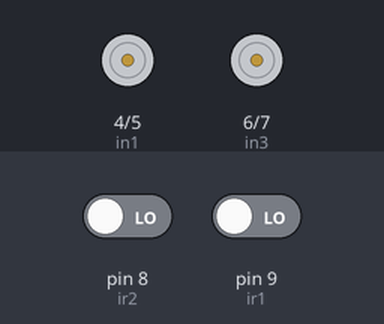
Bench run of a sketch on a simulated Arduino Uno, built with avr-gcc and run on an emulated ATmega328P. On the bench: motor-driver pin pairs drawn as motors (green arrow = first pin HIGH = forward, orange = second pin HIGH = backward, longer = more drive). The inputs (shaded band) are chosen by the test bench; at power-on: pin 8 (ir2) LOW, pin 9 (ir1) LOW.

Above: at 1.2 s.
1.3 s: pin 8 (ir2) driven HIGH
At 1.7 s:
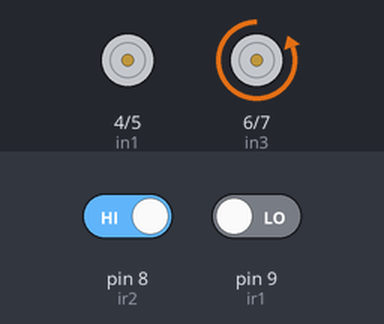
2.8 s: pin 9 (ir1) driven HIGH
At 4.0 s:
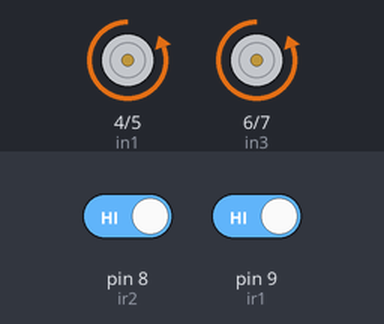
4.3 s: pin 8 (ir2) driven LOW
At 5.2 s:
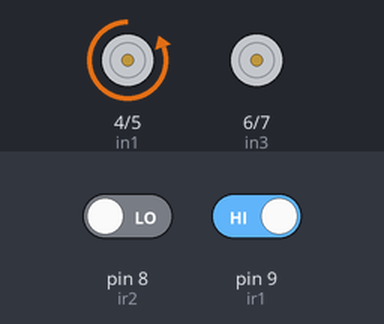
5.8 s: pin 9 (ir1) driven LOW
At 6.3 s:
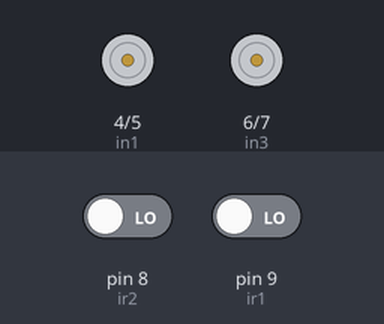
Timing chart, 0 to 8.3 s (numbered marks = the images above; inputs shaded):
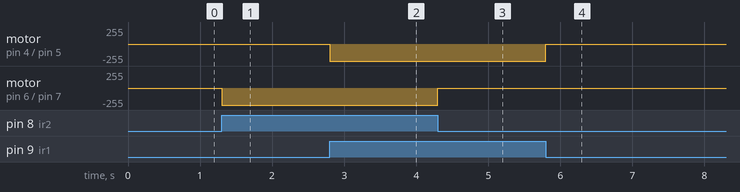

The sketch:

line_follower.ino
```cpp
#define ir1 9
#define ir2 8
#define in1 4
#define in2 5
#define in3 6
#define in4 7


void setup() {
  pinMode(ir1,INPUT);
  pinMode(ir2,INPUT);
   pinMode(in1,OUTPUT);
pinMode(in2,OUTPUT);
pinMode(in3,OUTPUT);
pinMode(in4,OUTPUT);


}

void loop() {
  int n1 = digitalRead(ir1);
  int n2 = digitalRead(ir2);
  if(n1== 1 & n2== 1)
  {
    forward();

  }
  if(n1== 0 & n2== 0)
  {
    stp();
  }
  if(n1== 1& n2== 0)
  {
    left();
  }
  if (n1== 0& n2== 1)
  {
    right();
  }
}
void forward()

{
digitalWrite(in1,0);
digitalWrite(in2,1);
digitalWrite(in4,1);
digitalWrite(in3,0);
}

void right()

{
digitalWrite(in1,0);
digitalWrite(in2,0);
digitalWrite(in4,1);
digitalWrite(in3,0);
}

void left()

{
digitalWrite(in1,0);
digitalWrite(in2,1);
digitalWrite(in4,0);
digitalWrite(in3,0);
}
void stp()
{
digitalWrite(in1,0);
digitalWrite(in2,0);
digitalWrite(in4,0);
digitalWrite(in3,0);
}
```

Measured:
- after the input at 1.3 s, motor on pin 6 (in3) / pin 7 (in4): stopped → backward 255/255 at once
- after the input at 2.8 s, motor on pin 4 (in1) / pin 5 (in2): stopped → backward 255/255 at once
- after the input at 4.3 s, motor on pin 6 (in3) / pin 7 (in4): backward 255/255 → stopped at once
- after the input at 5.8 s, motor on pin 4 (in1) / pin 5 (in2): backward 255/255 → stopped at once
